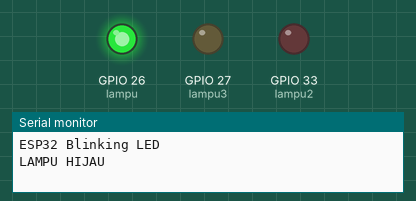
The program below on a simulated ESP32. On the bench: output pins drawn as LEDs (lit = HIGH), the last lines printed to the serial monitor.

Above: at 0.5 s.
At 1.5 s:
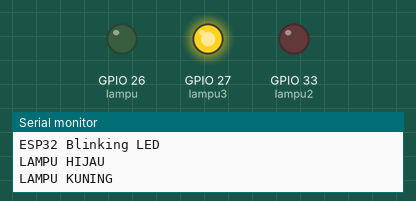
At 5.5 s:
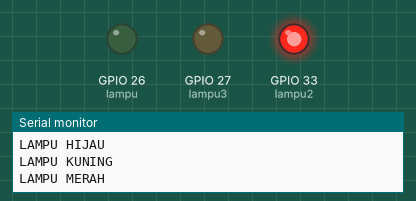
Timing chart, 0 to 6.9 s (numbered marks = the images above):
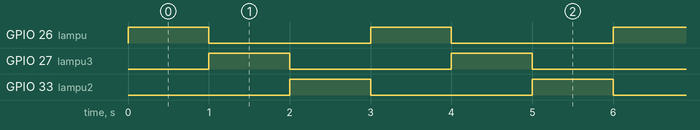

The program:

main.cpp
```cpp
#include <Arduino.h>

int lampu = 26;
int lampu2 = 33;
int lampu3 = 27;

void setup() {
    Serial.begin(115200);
    Serial.println("ESP32 Blinking LED");

    pinMode(lampu, OUTPUT);
    pinMode(lampu2, OUTPUT);
    pinMode(lampu3, OUTPUT);
}

void loop() {
    digitalWrite(lampu, HIGH);
    digitalWrite(lampu2, LOW);
    digitalWrite(lampu3, LOW);
    Serial.println("LAMPU HIJAU");
    delay(1000);

    digitalWrite(lampu, LOW);
    digitalWrite(lampu2, LOW);
    digitalWrite(lampu3, HIGH);
    Serial.println("LAMPU KUNING");
    delay(1000);

    digitalWrite(lampu, LOW);
    digitalWrite(lampu2, HIGH);
    digitalWrite(lampu3, LOW);
    Serial.println("LAMPU MERAH");
    delay(1000);
}
```

Measured:
- by itself, GPIO 26 (lampu), GPIO 27 (lampu3), GPIO 33 (lampu2): alternates HIGH for 1.0 s and LOW for 2.0 s
- by itself, everything shown: repeats every 3.0 s, in 3 steps
